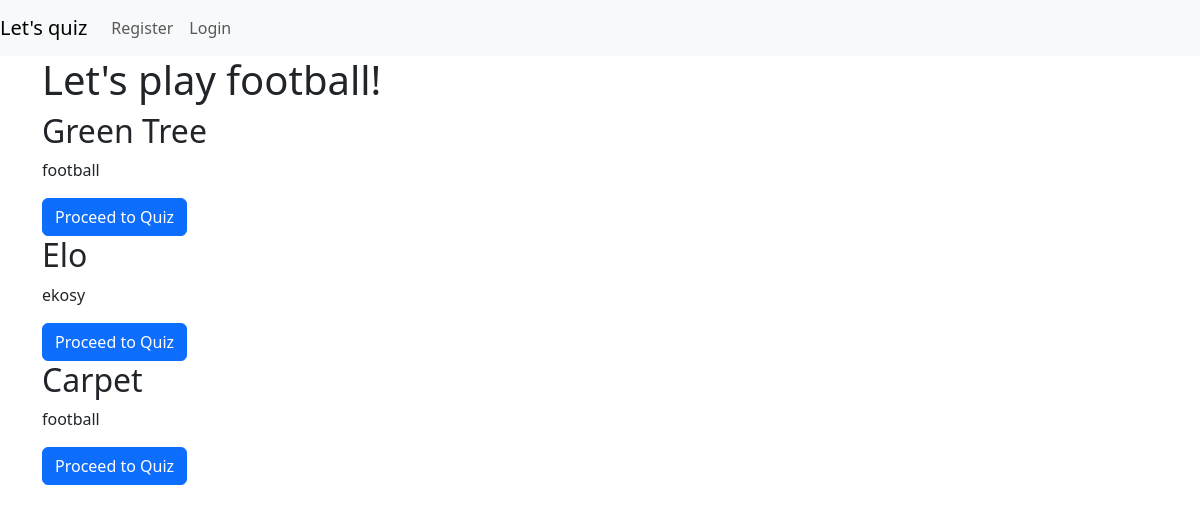
The page /play/ on the database as committed earlier.
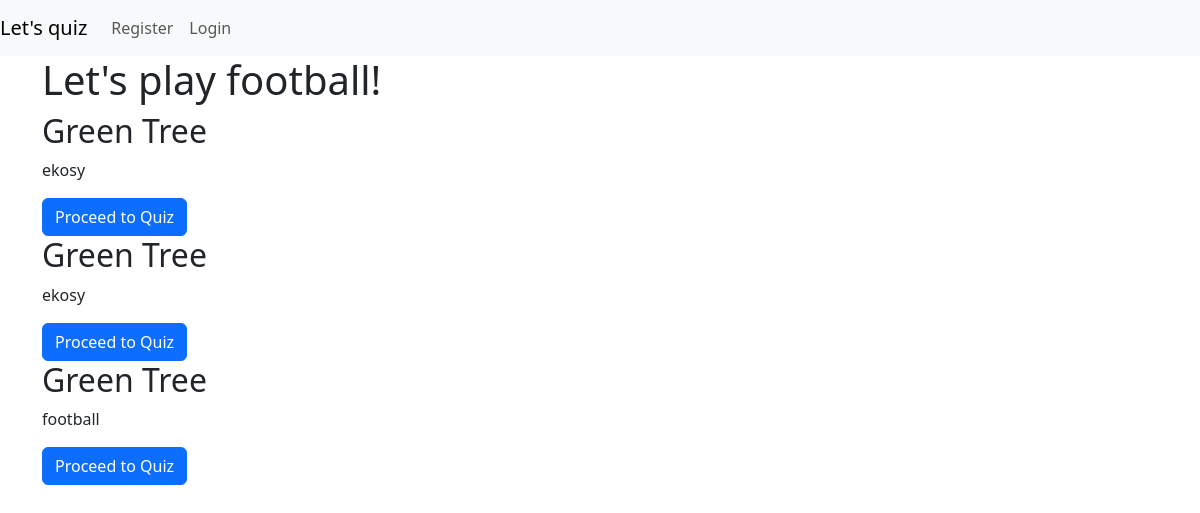
The same page on the database as committed later.
### quiz/models.py (models this page shows, shortened)
class Quiz(models.Model):
    name = models.CharField(max_length=150)
    topic = models.CharField(max_length=120)
    number_of_questions = models.IntegerField()
    time = models.IntegerField(help_text="Duration of the quiz ")
    class Meta:
        verbose_name_plural = 'Quizes'

### quiz/views.py (the view)
# urls.py: path('play/', views.play, name='play'),
def play(request):
    quizzes = Quiz.objects.all()
    if request.method == 'POST':
        quiz_id = request.POST.get('quiz_id')
        return redirect('quiz:take_quiz', quiz_id=quiz_id)
    return render(request, 'quiz/play.html', {'quizzes': quizzes})

### templates/quiz/play.html
{% extends 'quiz/base.html' %}
{% block content %}
<h1>Let's play football!</h1>
{% for quiz in quizzes %}
    <h2>{{ quiz.name }}</h2>
    <p>{{ quiz.topic }}</p>
    <a href="{% url 'quiz:take_quiz' quiz.id %}" class="btn btn-primary">Proceed to Quiz</a>
{% endfor %}
{% endblock %}

### templates/quiz/base.html (shortened to what this page needs)
<!doctype html>
<html lang="en">
    <head>
        <link href="https://cdn.jsdelivr.net/npm/bootstrap@5.3.0-alpha1/dist/css/bootstrap.min.css" rel="stylesheet">
    </head>
    <body>
        {% include 'quiz/navbar.html' %}
    <div class="container">
        {% block content %}
        {% endblock %}
    </div>
    </body>
</html>

### templates/quiz/navbar.html (shortened to what this page needs)
<nav class="navbar navbar-expand-lg navbar-light bg-light">
    <a class="navbar-brand" href="{% url 'quiz:home' %}">Let's quiz</a>
    <div class="collapse navbar-collapse" id="navbarSupportedContent">
      <ul class="navbar-nav mr-auto">
        {% if user.is_authenticated %}
        <li class="nav-item">
            <a class="nav-link" href="{% url 'quiz:logout' %}">Logout</a>
        </li>
        {% else %}
        <li class="nav-item">
            <a class="nav-link" href="{% url 'quiz:register' %}">Register</a>
        </li>
        <li class="nav-item">
            <a class="nav-link" href="{% url 'quiz:home' %}">Login</a>
        </li>
        {% endif %}
      </ul>
    </div>
  </nav>

Rows that differ between the two databases and show on the page:
removed Quiz: name "Elo", topic "ekosy"
removed Quiz: name "Carpet", topic "football"
added Quiz: name "Green Tree", topic "ekosy"
added Quiz: name "Green Tree", topic "ekosy"
